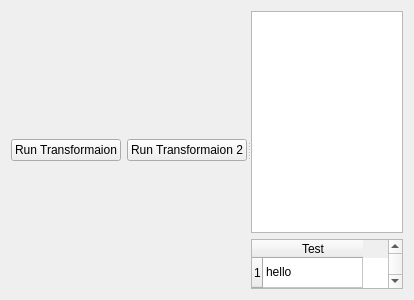
<?xml version="1.0" encoding="UTF-8"?>
<ui version="4.0">
 <class>TestDataTransformation</class>
 <widget class="QWidget" name="TestDataTransformation">
  <property name="geometry">
   <rect>
    <x>0</x>
    <y>0</y>
    <width>414</width>
    <height>300</height>
   </rect>
  </property>
  <property name="windowTitle">
   <string>Form</string>
  </property>
  <layout class="QVBoxLayout" name="verticalLayout_3">
   <item>
    <widget class="QSplitter" name="splitter">
     <property name="orientation">
      <enum>Qt::Horizontal</enum>
     </property>
     <widget class="QWidget" name="verticalLayoutWidget">
      <layout class="QVBoxLayout" name="verticalLayout">
       <item>
        <layout class="QHBoxLayout" name="horizontalLayout">
         <item>
          <widget class="QPushButton" name="pushButtonRun">
           <property name="text">
            <string>Run Transformaion</string>
           </property>
          </widget>
         </item>
         <item>
          <widget class="QPushButton" name="pushButtonRun_2">
           <property name="text">
            <string>Run Transformaion 2</string>
           </property>
          </widget>
         </item>
        </layout>
       </item>
      </layout>
     </widget>
     <widget class="QWidget" name="verticalLayoutWidget_2">
      <layout class="QVBoxLayout" name="verticalLayout_2">
       <item>
        <widget class="QTableView" name="tableView_res">
         <property name="editTriggers">
          <set>QAbstractItemView::NoEditTriggers</set>
         </property>
         <property name="sortingEnabled">
          <bool>true</bool>
         </property>
        </widget>
       </item>
       <item>
        <widget class="QTableWidget" name="tableWidget">
         <property name="maximumSize">
          <size>
           <width>16777215</width>
           <height>50</height>
          </size>
         </property>
         <row>
          <property name="text">
           <string>1</string>
          </property>
         </row>
         <row>
          <property name="text">
           <string>2</string>
          </property>
         </row>
         <column>
          <property name="text">
           <string>Test</string>
          </property>
         </column>
         <item row="0" column="0">
          <property name="text">
           <string>hello</string>
          </property>
         </item>
         <item row="1" column="0">
          <property name="text">
           <string>World</string>
          </property>
         </item>
        </widget>
       </item>
      </layout>
     </widget>
    </widget>
   </item>
  </layout>
 </widget>
 <resources/>
 <connections/>
</ui>
